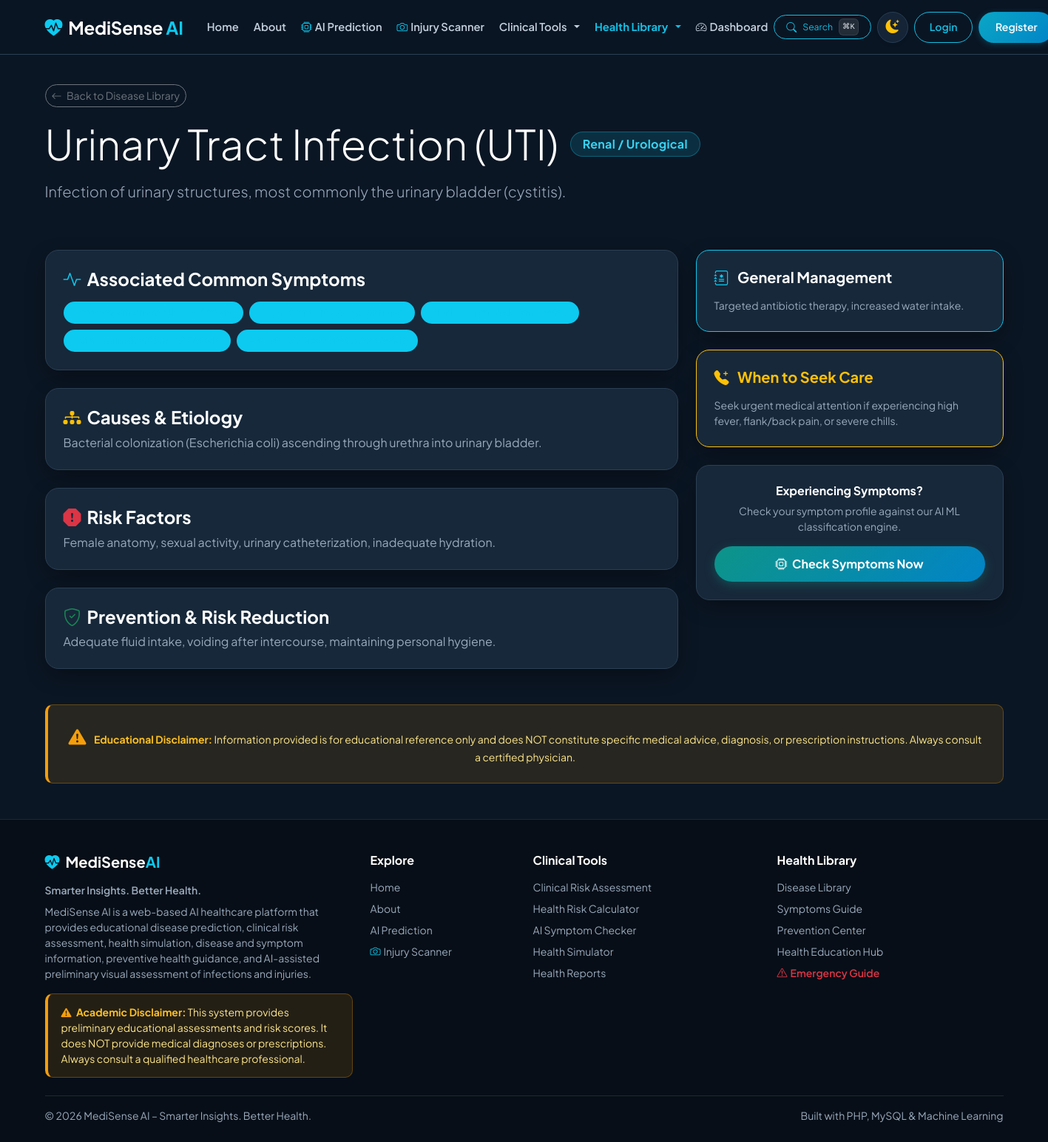
Page /disease_detail.php?id=22 on the committed database.
### tables this page shows
CREATE TABLE `diseases` (
  `id` INT AUTO_INCREMENT PRIMARY KEY,
  `name` VARCHAR(100) NOT NULL UNIQUE,
  `category` VARCHAR(100) NOT NULL,
  `short_description` TEXT NOT NULL,
  `causes` TEXT NOT NULL,
  `risk_factors` TEXT NOT NULL,
  `prevention` TEXT NOT NULL,
  `management` TEXT NOT NULL,
  `when_to_seek_care` TEXT NOT NULL,
  INDEX `idx_diseases_category` (`category`),
  INDEX `idx_diseases_name` (`name`)
);

### includes/functions.php (called while the page is built, shortened)
<?php
function sanitize($data) {
    return htmlspecialchars(trim($data), ENT_QUOTES, 'UTF-8');
}

### disease_detail.php (the view, shortened to what this page needs)
<?php
require_once __DIR__ . '/includes/functions.php';
$pdo = get_db_connection();
$id = isset($_GET['id']) ? intval($_GET['id']) : 0;
$name = isset($_GET['name']) ? trim($_GET['name']) : '';
$disease = null;
$symptoms = [];
if ($pdo) {
    try {
        if ($id > 0) {
            $stmt = $pdo->prepare("SELECT * FROM diseases WHERE id = ?");
            $stmt->execute([$id]);
            $disease = $stmt->fetch();
        } elseif ($name !== '') {
            $stmt = $pdo->prepare("SELECT * FROM diseases WHERE name LIKE ?");
            $stmt->execute(['%' . $name . '%']);
            $disease = $stmt->fetch();
        }
        if ($disease) {
            $sym_stmt = $pdo->prepare("
                SELECT s.* FROM symptoms s
                JOIN disease_symptoms ds ON s.id = ds.symptom_id
                WHERE ds.disease_id = ?
            ");
            $sym_stmt->execute([$disease['id']]);
            $symptoms = $sym_stmt->fetchAll();
        }
    } catch (PDOException $e) {
        $disease = null;
    }
}
require_once __DIR__ . '/includes/header.php';
?>
<div class="row py-3">
    <div class="col-lg-12">
        <a href="diseases.php" class="btn btn-outline-secondary btn-sm rounded-pill mb-3">
            <i class="bi bi-arrow-left me-1"></i> Back to Disease Library
        </a>
        <div class="d-flex align-items-center gap-3">
            <h1 class="display-4 fw-extrabold mb-0"><?= sanitize($disease['name']) ?></h1>
            <span class="badge hero-badge px-3 py-2 rounded-pill fw-bold fs-6"><?= sanitize($disease['category']) ?></span>
        </div>
        <p class="lead text-muted mt-3"><?= sanitize($disease['short_description']) ?></p>
    </div>
</div>
<div class="row g-4 my-2">
    <div class="col-lg-8">
        <div class="card-custom p-4 mb-4">
            <h4 class="fw-bold mb-3 d-flex align-items-center">
                <i class="bi bi-activity text-info me-2"></i> Associated Common Symptoms
            </h4>
            <div class="d-flex flex-wrap gap-2">
                <?php if (!empty($symptoms)): ?>
                    <?php foreach ($symptoms as $s): ?>
                        <span class="badge bg-info bg-opacity-20 text-info border border-info border-opacity-25 px-3 py-2 rounded-pill">
                        </span>
                    <?php endforeach; ?>
                <?php else: ?>
                    <span class="text-muted small">Standard clinical symptom constellation.</span>
                <?php endif; ?>
            </div>
        </div>
        <div class="card-custom p-4 mb-4">
            <h4 class="fw-bold mb-2 d-flex align-items-center">
                <i class="bi bi-diagram-3-fill text-warning me-2"></i> Causes & Etiology
            </h4>
            <p class="text-muted mb-0"><?= sanitize($disease['causes']) ?></p>
        </div>
        <div class="card-custom p-4 mb-4">
            <h4 class="fw-bold mb-2 d-flex align-items-center">
                <i class="bi bi-exclamation-octagon-fill text-danger me-2"></i> Risk Factors
            </h4>
            <p class="text-muted mb-0"><?= sanitize($disease['risk_factors']) ?></p>
        </div>
        <div class="card-custom p-4 mb-4">
            <h4 class="fw-bold mb-2 d-flex align-items-center">
                <i class="bi bi-shield-check text-success me-2"></i> Prevention & Risk Reduction
            </h4>
            <p class="text-muted mb-0"><?= sanitize($disease['prevention']) ?></p>
        </div>
    </div>
    <div class="col-lg-4">
        <div class="card-custom p-4 mb-4 border-info">
            <h5 class="fw-bold mb-3"><i class="bi bi-journal-medical text-info me-2"></i> General Management</h5>
            <p class="small text-muted mb-0"><?= sanitize($disease['management']) ?></p>
        </div>
        <div class="card-custom p-4 mb-4 border-warning">
            <h5 class="fw-bold text-warning mb-3"><i class="bi bi-telephone-plus-fill me-2"></i> When to Seek Care</h5>
            <p class="small text-muted mb-0"><?= sanitize($disease['when_to_seek_care']) ?></p>
        </div>
        <div class="card-custom p-4 text-center">
            <h6 class="fw-bold mb-2">Experiencing Symptoms?</h6>
            <p class="small text-muted mb-3">Check your symptom profile against our AI ML classification engine.</p>
            <a href="prediction.php" class="btn btn-primary-custom w-100 rounded-pill"><i class="bi bi-cpu me-1"></i> Check Symptoms Now</a>
        </div>
    </div>
</div>
<div class="disclaimer-banner my-4 p-4 text-center">
    <i class="bi bi-exclamation-triangle-fill fs-4 me-2"></i>
    <strong>Educational Disclaimer:</strong> Information provided is for educational reference only and does NOT constitute specific medical advice, diagnosis, or prescription instructions. Always consult a certified physician.
</div>
<?php
require_once __DIR__ . '/includes/footer.php';
?>

### assets/css/style.css (style rules this page uses)
:root, [data-theme="dark"], [data-bs-theme="dark"] { --accent-primary: #12bfe3; --accent-primary-hover: #0aa6c5; --accent-secondary: #0d9488; --accent-secondary-hover: #0f766e; --accent-teal: #0d9488; --accent-teal-hover: #0f766e; --accent-cyan: #12bfe3; --accent-cyan-hover: #0aa6c5; --accent-blue: #0284c7; --accent-amber: #f59e0b; --accent-rose: #f43f5e; --accent-green: #10b981; --color-danger: #ef4444; --color-warning: #f59e0b; --color-success: #10b981; --color-info: #12bfe3; --accent: #12bfe3; --accent-dark: #0aa6c5; --button-text: #ffffff; --bg-primary: #0b1624; --bg-secondary: #111f30; --bg-card: #17283a; --bg-card-hover: #1c2e42; --bg-card-subtle: #0f1c2b; --bg-input: #0f1c2b; --text-input: #ffffff; --bg-body: #0b1624; --bg-main: #0b1624; --bg-surface: #111f30; --card-bg: #17283a; --card-border: #2b4054; --surface: #17283a; --surface-secondary: #0f1c2b; --border-color: #2b4054; --border-subtle: rgba(255, 255, 255, 0.08); --border-card: #2b4054; --border-input: #334a60; --border-focus: #12bfe3; --text-primary: #ffffff; --text-heading: #ffffff; --text-secondary: #c3cfdd; --text-main: #c3cfdd; --text-muted: #9aaabd; --navbar-bg: rgba(11, 22, 36, 0.94); --navbar-text: #c3cfdd; --footer-bg: #070e17; --footer-heading: #ffffff; --footer-text: #9aaabd; --footer-border: #1a2938; --hero-bg: linear-gradient(135deg, #0b1624 0%, #17283a 55%, #0f3545 100%); --hero-gradient: linear-gradient(135deg, #0b1624 0%, #17283a 55%, #0f3545 100%); --hero-heading: #ffffff; --hero-text: #c3cfdd; --hero-badge-bg: rgba(18, 191, 227, 0.15); --hero-badge-text: #38d3f2; --hero-badge-border: rgba(18, 191, 227, 0.35); --hero-btn-sec-color: #ffffff; --hero-btn-sec-border: rgba(255, 255, 255, 0.35); --hero-btn-sec-hover: rgba(255, 255, 255, 0.12); --shadow: rgba(0, 0, 0, 0.3); --shadow-sm: 0 2px 8px rgba(0, 0, 0, 0.3); --shadow-md: 0 6px 20px rgba(0, 0, 0, 0.4); --shadow-lg: 0 12px 36px rgba(0, 0, 0, 0.55); --shadow-card: 0 10px 30px -5px rgba(0, 0, 0, 0.45); --shadow-elevated: 0 20px 40px -10px rgba(0, 0, 0, 0.6); --tile-bg-unselected: #111f30; --tile-border-unselected: #1f3347; --tile-text-unselected: #9aaabd; --tile-hover-bg: #17283a; --tile-hover-border: #334a60; --tile-bg-selected: linear-gradient(135deg, #0f4c5c 0%, #0c3852 100%); --tile-border-selected: #12bfe3; --tile-text-selected: #ffffff; --tile-shadow-selected: 0 8px 24px -4px rgba(18, 191, 227, 0.4), inset 0 1px 0 rgba(255, 255, 255, 0.35); --tile-indicator-bg: #12bfe3; --tile-indicator-color: #0b1624; }
body { font-family: 'Plus Jakarta Sans', -apple-system, BlinkMacSystemFont, sans-serif; background-color: var(--bg-main); color: var(--text-main); display: flex; flex-direction: column; min-height: 100vh; transition: background-color 0.25s ease, color 0.25s ease; }
h1, h2, h3, h4, h5, h6, .text-heading { color: var(--text-heading); transition: color 0.2s ease; }
.text-muted { color: var(--text-muted) !important; }
.card-custom { background: var(--bg-card); border: 1px solid var(--border-card); border-radius: 18px; box-shadow: var(--shadow-card); color: var(--text-main); transition: transform 0.25s ease, box-shadow 0.25s ease, background-color 0.25s ease, border-color 0.25s ease; }
.hero-badge { background: var(--hero-badge-bg) !important; color: var(--hero-badge-text) !important; border: 1px solid var(--hero-badge-border) !important; font-weight: 700; letter-spacing: 0.02em; }
.btn-primary-custom { background: linear-gradient(135deg, #0d9488 0%, #0284c7 100%); color: #ffffff !important; font-weight: 700; border-radius: 12px; border: none; padding: 12px 28px; box-shadow: 0 4px 14px rgba(13, 148, 136, 0.35); transition: all 0.25s ease; }
.disclaimer-banner { background: rgba(245, 158, 11, 0.08); border: 1px solid rgba(217, 119, 6, 0.25); border-left: 4px solid #d97706; color: #92400e; padding: 14px 18px; border-radius: 10px; font-size: 0.875rem; }
.disclaimer-banner .bi-exclamation-triangle-fill { color: #d97706; }
.disclaimer-banner strong, .disclaimer-banner .disclaimer-title { color: #78350f; font-weight: 700; }
[data-theme="dark"] .disclaimer-banner { background: rgba(245, 158, 11, 0.12); border: 1px solid rgba(245, 158, 11, 0.3); border-left: 4px solid #f59e0b; color: #fde68a; }
[data-theme="dark"] .disclaimer-banner .bi-exclamation-triangle-fill { color: #f59e0b; }
[data-theme="dark"] .disclaimer-banner strong, [data-theme="dark"] .disclaimer-banner .disclaimer-title { color: #fbbf24; font-weight: 700; }

### rows in the picture
diseases: name "Urinary Tract Infection (UTI)", category "Renal / Urological", short_description "Infection of urinary structures, most commonly the urinary bladder (cystitis).", causes "Bacterial colonization (Escherichia coli) ascending through urethra into urinary bladder.", risk_factors "Female anatomy, sexual activity, urinary catheterization, inadequate hydration.", prevention "Adequate fluid intake, voiding after intercourse, maintaining personal hygiene.", management "Targeted antibiotic therapy, increased water intake.", when_to_seek_care "Seek urgent medical attention if experiencing high fever, flank/back pain, or severe chills."
